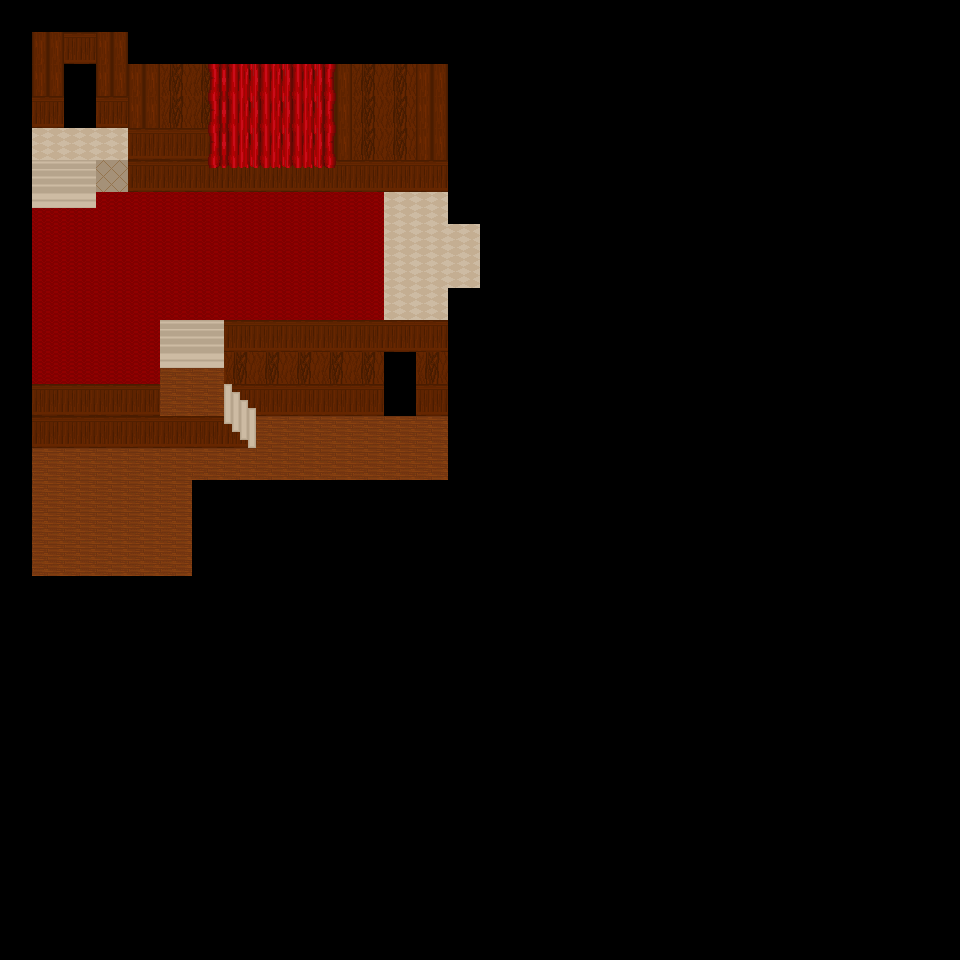

A level layout from a 2D game, rendered from its tile map. Below: a short description, then the map file with its tile-grid data intact:
An orthogonal 30x30 tile map with 32x32 px tiles, 2 tile layers (Tile Layer 1, x).

<map version="1.0" orientation="orthogonal" renderorder="right-down" width="30" height="30" tilewidth="32" tileheight="32" nextobjectid="1">
 <tileset firstgid="1" name="grand" tilewidth="32" tileheight="32" tilecount="80" columns="10">
  <image source="../tiles/grand.png" trans="ffffff" width="320" height="256" />
 </tileset>
 <layer name="Tile Layer 1" width="30" height="30">
  <data encoding="csv">
0,0,0,0,0,0,0,0,0,0,0,0,0,0,0,0,0,0,0,0,0,0,0,0,0,0,0,0,0,0,
0,36,37,36,0,0,0,0,0,0,0,0,0,0,0,0,0,0,0,0,0,0,0,0,0,0,0,0,0,0,
0,36,0,36,36,47,47,15,15,15,36,47,47,36,0,0,0,0,0,0,0,0,0,0,0,0,0,0,0,0,
0,37,0,37,36,47,47,15,15,15,36,47,47,36,0,0,0,0,0,0,0,0,0,0,0,0,0,0,0,0,
0,39,39,39,37,37,37,15,15,15,36,47,47,36,0,0,0,0,0,0,0,0,0,0,0,0,0,0,0,0,
0,0,0,0,37,37,37,37,37,37,37,37,37,37,0,0,0,0,0,0,0,0,0,0,0,0,0,0,0,0,
0,1,1,1,1,1,1,1,1,1,1,1,5,5,0,0,0,0,0,0,0,0,0,0,0,0,0,0,0,0,
0,1,1,1,1,1,1,1,1,1,1,1,5,5,5,0,0,0,0,0,0,0,0,0,0,0,0,0,0,0,
0,1,1,1,1,1,1,1,1,1,1,1,5,5,5,0,0,0,0,0,0,0,0,0,0,0,0,0,0,0,
0,1,1,1,1,1,1,1,1,1,1,1,5,5,0,0,0,0,0,0,0,0,0,0,0,0,0,0,0,0,
0,1,1,1,1,0,0,37,37,37,37,37,37,37,0,0,0,0,0,0,0,0,0,0,0,0,0,0,0,0,
0,1,1,1,1,39,39,47,47,47,47,47,0,47,0,0,0,0,0,0,0,0,0,0,0,0,0,0,0,0,
0,37,37,37,37,39,39,37,37,37,37,37,0,37,0,0,0,0,0,0,0,0,0,0,0,0,0,0,0,0,
0,37,37,37,37,37,37,37,39,39,39,39,39,39,0,0,0,0,0,0,0,0,0,0,0,0,0,0,0,0,
0,39,39,39,39,39,39,39,39,39,39,39,39,39,0,0,0,0,0,0,0,0,0,0,0,0,0,0,0,0,
0,39,39,39,39,39,0,0,0,0,0,0,0,0,0,0,0,0,0,0,0,0,0,0,0,0,0,0,0,0,
0,39,39,39,39,39,0,0,0,0,0,0,0,0,0,0,0,0,0,0,0,0,0,0,0,0,0,0,0,0,
0,39,39,39,39,39,0,0,0,0,0,0,0,0,0,0,0,0,0,0,0,0,0,0,0,0,0,0,0,0,
0,0,0,0,0,0,0,0,0,0,0,0,0,0,0,0,0,0,0,0,0,0,0,0,0,0,0,0,0,0,
0,0,0,0,0,0,0,0,0,0,0,0,0,0,0,0,0,0,0,0,0,0,0,0,0,0,0,0,0,0,
0,0,0,0,0,0,0,0,0,0,0,0,0,0,0,0,0,0,0,0,0,0,0,0,0,0,0,0,0,0,
0,0,0,0,0,0,0,0,0,0,0,0,0,0,0,0,0,0,0,0,0,0,0,0,0,0,0,0,0,0,
0,0,0,0,0,0,0,0,0,0,0,0,0,0,0,0,0,0,0,0,0,0,0,0,0,0,0,0,0,0,
0,0,0,0,0,0,0,0,0,0,0,0,0,0,0,0,0,0,0,0,0,0,0,0,0,0,0,0,0,0,
0,0,0,0,0,0,0,0,0,0,0,0,0,0,0,0,0,0,0,0,0,0,0,0,0,0,0,0,0,0,
0,0,0,0,0,0,0,0,0,0,0,0,0,0,0,0,0,0,0,0,0,0,0,0,0,0,0,0,0,0,
0,0,0,0,0,0,0,0,0,0,0,0,0,0,0,0,0,0,0,0,0,0,0,0,0,0,0,0,0,0,
0,0,0,0,0,0,0,0,0,0,0,0,0,0,0,0,0,0,0,0,0,0,0,0,0,0,0,0,0,0,
0,0,0,0,0,0,0,0,0,0,0,0,0,0,0,0,0,0,0,0,0,0,0,0,0,0,0,0,0,0,
0,0,0,0,0,0,0,0,0,0,0,0,0,0,0,0,0,0,0,0,0,0,0,0,0,0,0,0,0,0
</data>
 </layer>
 <layer name="x" width="30" height="30">
  <data encoding="csv">
0,0,0,0,0,0,0,0,0,0,0,0,0,0,0,0,0,0,0,0,0,0,0,0,0,0,0,0,0,0,
0,0,0,0,0,0,0,0,0,0,0,0,0,0,0,0,0,0,0,0,0,0,0,0,0,0,0,0,0,0,
0,0,0,0,0,0,2147483664,0,0,0,16,0,0,0,0,0,0,0,0,0,0,0,0,0,0,0,0,0,0,0,
0,0,0,0,0,0,2147483664,0,0,0,16,0,0,0,0,0,0,0,0,0,0,0,0,0,0,0,0,0,0,0,
0,5,5,5,0,0,2147483664,0,0,0,16,0,0,0,0,0,0,0,0,0,0,0,0,0,0,0,0,0,0,0,
0,56,56,6,0,0,2147483662,13,13,13,14,0,0,0,0,0,0,0,0,0,0,0,0,0,0,0,0,0,0,0,
0,66,66,0,0,0,0,0,0,0,0,0,0,0,0,0,0,0,0,0,0,0,0,0,0,0,0,0,0,0,
0,0,0,0,0,0,0,0,0,0,0,0,0,0,0,0,0,0,0,0,0,0,0,0,0,0,0,0,0,0,
0,0,0,0,0,0,0,0,0,0,0,0,0,0,0,0,0,0,0,0,0,0,0,0,0,0,0,0,0,0,
0,0,0,0,0,0,0,0,0,0,0,0,0,0,0,0,0,0,0,0,0,0,0,0,0,0,0,0,0,0,
0,0,0,0,0,56,56,0,0,0,0,0,0,0,0,0,0,0,0,0,0,0,0,0,0,0,0,0,0,0,
0,0,0,0,0,66,66,0,0,0,0,0,0,0,0,0,0,0,0,0,0,0,0,0,0,0,0,0,0,0,
0,0,0,0,0,0,0,2147483702,0,0,0,0,0,0,0,0,0,0,0,0,0,0,0,0,0,0,0,0,0,0,
0,0,0,0,0,0,0,2147483722,0,0,0,0,0,0,0,0,0,0,0,0,0,0,0,0,0,0,0,0,0,0,
0,0,0,0,0,0,0,0,0,0,0,0,0,0,0,0,0,0,0,0,0,0,0,0,0,0,0,0,0,0,
0,0,0,0,0,0,0,0,0,0,0,0,0,0,0,0,0,0,0,0,0,0,0,0,0,0,0,0,0,0,
0,0,0,0,0,0,0,0,0,0,0,0,0,0,0,0,0,0,0,0,0,0,0,0,0,0,0,0,0,0,
0,0,0,0,0,0,0,0,0,0,0,0,0,0,0,0,0,0,0,0,0,0,0,0,0,0,0,0,0,0,
0,0,0,0,0,0,0,0,0,0,0,0,0,0,0,0,0,0,0,0,0,0,0,0,0,0,0,0,0,0,
0,0,0,0,0,0,0,0,0,0,0,0,0,0,0,0,0,0,0,0,0,0,0,0,0,0,0,0,0,0,
0,0,0,0,0,0,0,0,0,0,0,0,0,0,0,0,0,0,0,0,0,0,0,0,0,0,0,0,0,0,
0,0,0,0,0,0,0,0,0,0,0,0,0,0,0,0,0,0,0,0,0,0,0,0,0,0,0,0,0,0,
0,0,0,0,0,0,0,0,0,0,0,0,0,0,0,0,0,0,0,0,0,0,0,0,0,0,0,0,0,0,
0,0,0,0,0,0,0,0,0,0,0,0,0,0,0,0,0,0,0,0,0,0,0,0,0,0,0,0,0,0,
0,0,0,0,0,0,0,0,0,0,0,0,0,0,0,0,0,0,0,0,0,0,0,0,0,0,0,0,0,0,
0,0,0,0,0,0,0,0,0,0,0,0,0,0,0,0,0,0,0,0,0,0,0,0,0,0,0,0,0,0,
0,0,0,0,0,0,0,0,0,0,0,0,0,0,0,0,0,0,0,0,0,0,0,0,0,0,0,0,0,0,
0,0,0,0,0,0,0,0,0,0,0,0,0,0,0,0,0,0,0,0,0,0,0,0,0,0,0,0,0,0,
0,0,0,0,0,0,0,0,0,0,0,0,0,0,0,0,0,0,0,0,0,0,0,0,0,0,0,0,0,0,
0,0,0,0,0,0,0,0,0,0,0,0,0,0,0,0,0,0,0,0,0,0,0,0,0,0,0,0,0,0
</data>
 </layer>
</map>
